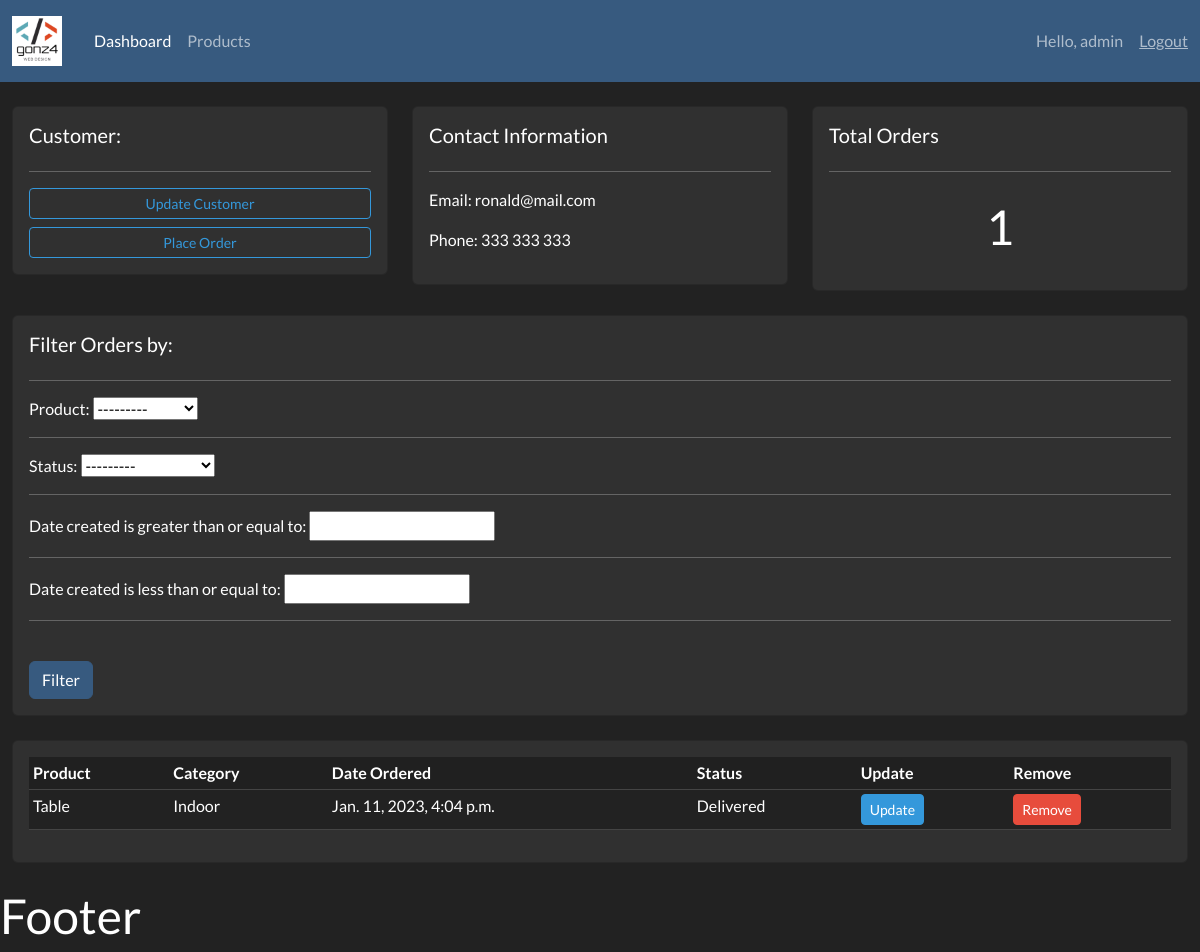
The page /customer/2/ (signed in) on the database its author committed.
### accounts/models.py (models this page shows, shortened)
class Customer(models.Model):
	name = models.CharField(max_length=200, null=True)
	phone = models.CharField(max_length=200, null=True)
	email = models.CharField(max_length=200, null=True)
	date_created = models.DateTimeField(auto_now_add=True, null=True)

class Order(models.Model):
	STATUS = (
			('Pending', 'Pending'),
			('Out for delivery', 'Out for delivery'),
			('Delivered', 'Delivered'),
			)
	customer = models.ForeignKey(Customer, null=True, on_delete= models.SET_NULL)
	product = models.ForeignKey(Product, null=True, on_delete= models.SET_NULL)
	date_created = models.DateTimeField(auto_now_add=True, null=True)
	status = models.CharField(max_length=200, null=True, choices=STATUS)

class Product(models.Model):
	CATEGORY = (
			('Indoor', 'Indoor'),
			('Out Door', 'Out Door'),
			)
	name = models.CharField(max_length=200, null=True)
	price = models.FloatField(null=True)
	category = models.CharField(max_length=200, null=True, choices=CATEGORY)
	description = models.CharField(max_length=200, null=True, blank=True)
	date_created = models.DateTimeField(auto_now_add=True, null=True)
	tags = models.ManyToManyField(Tag)
	def __str__(self):
		return self.name

### accounts/views.py (the view)
# urls.py: path('customer/<str:primary_key>/', views.customer, name="customer"),
@login_required(login_url='login')
def customer(request, primary_key):
	customer = Customer.objects.get(id=primary_key)
	orders = customer.order_set.all()
	order_count = orders.count()
	myFilter = OrderFilter(request.GET, queryset=orders)
	orders = myFilter.qs
	context = {'customer':customer, 'orders':orders, 'order_count':order_count,
	'myFilter':myFilter}
	return render(request, 'accounts/customer.html',context)

### accounts/templates/accounts/customer.html
{% extends 'accounts/main.html' %} {% block content %}
<br />
<div class="row">
  <div class="col-md">
    <div class="card card-body">
      <h5>Customer:</h5>
      <hr />
      <a class="btn btn-outline-info btn-sm btn-block mb-2" href=""
        >Update Customer</a
      >
      <a
        class="btn btn-outline-info btn-sm btn-block"
        href="{% url 'create_order' customer.id %}"
        >Place Order</a
      >
    </div>
  </div>
  <div class="col-md">
    <div class="card card-body">
      <h5>Contact Information</h5>
      <hr />
      <p>Email: {{customer.email}}</p>
      <p>Phone: {{customer.phone}}</p>
    </div>
  </div>
  <div class="col-md">
    <div class="card card-body">
      <h5>Total Orders</h5>
      <hr />
      <h1 style="text-align: center; padding: 10px">{{order_count}}</h1>
    </div>
  </div>
</div>
<br />
<div class="row">
  <div class="col">
    <div class="card card-body">
      <h5>Filter Orders by:</h5>
      <hr />
      <form method="get">
        {% for field in myFilter.form %} {{field.label_tag}} {{field}}
        <hr />
        {% endfor %}
        <br />
        <button class="btn btn-primary" type="submit">Filter</button>
      </form>
    </div>
  </div>
</div>
<br />
<div class="row">
  <div class="col-md">
    <div class="card card-body">
      <div class="table-responsive">
        <table class="table table-sm table-striped">
          <tr>
            <th>Product</th>
            <th>Category</th>
            <th>Date Ordered</th>
            <th>Status</th>
            <th>Update</th>
            <th>Remove</th>
          </tr>
          {% for order in orders %}
          <tr>
            <td>{{order.product}}</td>
            <td>{{order.product.category}}</td>
            <td>{{order.date_created}}</td>
            <td>{{order.status}}</td>
            <td>
              <a
                class="btn btn-sm btn-info"
                href="{% url 'update_order' order.id %}"
                >Update</a
              >
            </td>
            <td>
              <a
                class="btn btn-sm btn-danger"
                href="{% url 'delete_order' order.id %}"
                >Remove</a
              >
            </td>
          </tr>
          {% endfor %}
        </table>
      </div>
    </div>
  </div>
</div>
{% endblock %}

### accounts/templates/accounts/navbar.html (shortened to what this page needs)
{% load static %}
<nav class="navbar navbar-dark bg-primary navbar-expand-lg">
  <div class="container-fluid">
    <img
      src="{% static 'images/logo.png' %}"
      class="img-fluid me-4"
      style="width: 50px"
      alt="Logo image"
    />
    <div class="collapse navbar-collapse" id="navbarNavAltMarkup">
      <ul class="navbar-nav me-auto mb-2 mb-lg-0">
        <li class="nav-item">
          <a class="nav-link active" aria-current="page" href="{% url 'home' %}"
          >Dashboard</a>
        </li>
        <li class="nav-item">
          <a class="nav-link" href="{% url 'products' %}">Products</a>
        </li>
      </ul>
      <span class="navbar-text me-3">
        Hello, {{request.user}}
      </span>
      <span><a class="navbar-text" href="{% url 'logout' %}">Logout</a></span>
  </div>
</nav>

### rows shown on the page
Customer: email "ronald@mail.com", phone "333 333 333"
Order: product "Table", product.category "Indoor", date_created "Jan. 11, 2023, 4:04 p.m.", status "Delivered"

### other values the page prints
{{ request.user }} "admin"
{{ order_count }} "1"
{{ field.label_tag }} "Product:" "Status:" "Date created is greater than or equal to:" "Date created is less than or equal to:"
